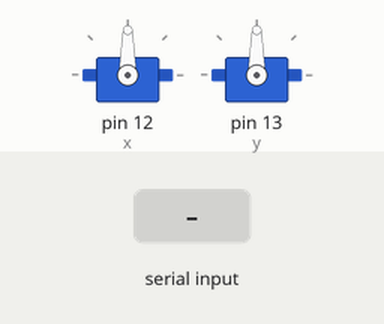
Simulated run of this sketch. Board: Arduino Uno, built with avr-gcc and run on an emulated ATmega328P. Shown: 2 × servo. Inputs (shaded band) come from the test bench.

Above: at 1.2 s.
1.3 s: "90,45\n" received over Serial
At 2.4 s:
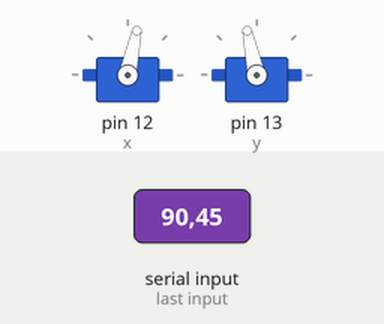
2.8 s: "30,150\n" received over Serial
At 3.6 s:
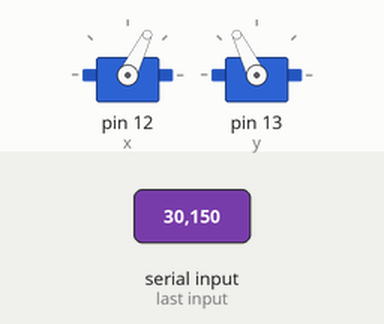
4.3 s: "5\n" received over Serial
At 4.6 s:
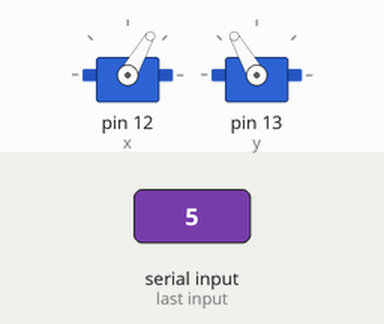
5.8 s: "90\n" received over Serial
At 6.9 s:
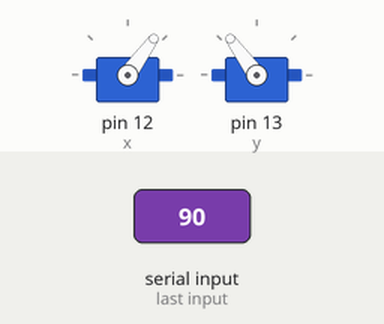
7.3 s: "1,90,45\n" received over Serial
At 8.3 s:
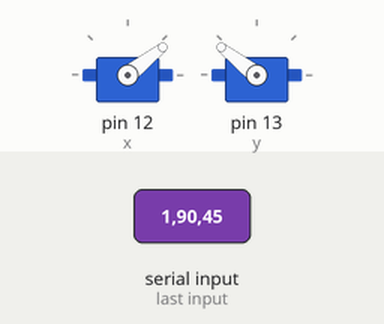
Timing chart, 0 to 9.8 s (numbered marks = the images above; inputs shaded):
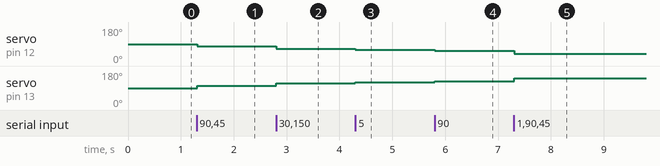

The sketch:

kameraaa.ino
```cpp
#include<Servo.h>
Servo x, y;
int genislik = 640, yukseklik = 480, xp = 90, yp = 90;
const int aci = 2;
void setup() {
  Serial.begin(9600);
  x.attach(12);
  y.attach(13);
}
void loop() {
  if (Serial.available() > 0)
  {
    int x_merkez, y_merkez;
    if (Serial.read() == 'X')
    {
      x_merkez = Serial.parseInt();
      if (Serial.read() == 'Y')
        y_merkez = Serial.parseInt();
    }
    if (x_merkez > genislik / 2 + 60)
      xp += aci;
      x.write(xp);
    if (x_merkez < genislik / 2 - 60)
      xp -= aci;
      x.write(xp);
    if (y_merkez < yukseklik / 2 + 60)
      yp -= aci;
      y.write(yp);
    if (y_merkez > yukseklik / 2 - 60)
      yp += aci;
      y.write(yp);
  }
}
```

Measured:
- after the input at 1.3 s, servo on pin 12 (x): 90° → 78° at once; servo on pin 13 (y): 90° → 102° at once
- after the input at 2.8 s, servo on pin 12 (x): 78° → 64° at once; servo on pin 13 (y): 102° → 116° at once
- after the input at 4.3 s, servo on pin 12 (x): 64° → 60° at once; servo on pin 13 (y): 116° → 120° at once
- after the input at 5.8 s, servo on pin 12 (x): 60° → 54° at once; servo on pin 13 (y): 120° → 126° at once
- after the input at 7.3 s, servo on pin 12 (x): 54° → 38° at once; servo on pin 13 (y): 126° → 142° at once
